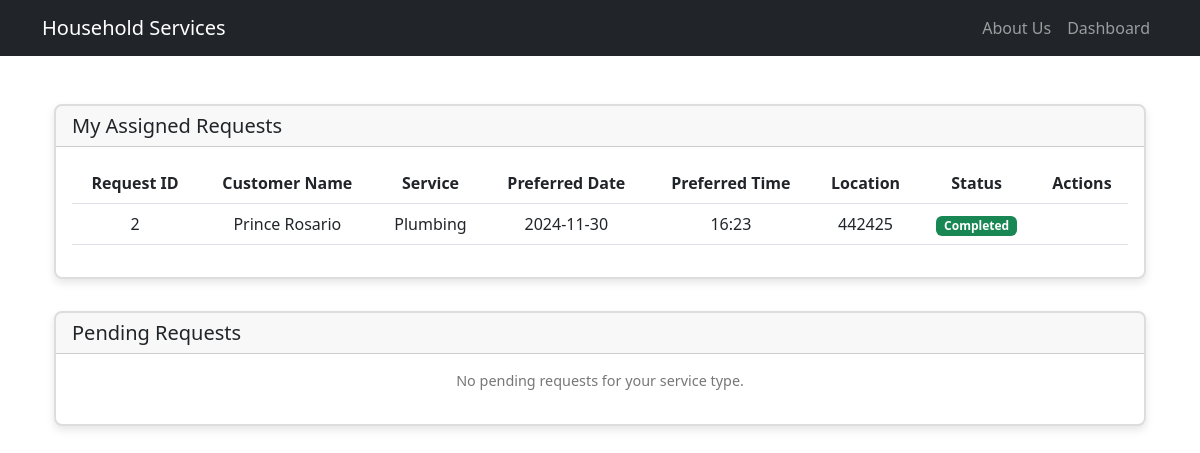
The page /professional/requests (signed in) on the database its author committed.
### model.py (models this page shows, shortened)
class ServiceRequest(db.Model):
    id = db.Column(db.Integer, primary_key=True)
    service_id = db.Column(db.Integer, db.ForeignKey('service.id'), nullable=False)
    customer_id = db.Column(db.Integer, db.ForeignKey('customer.id'), nullable=False)
    professional_id = db.Column(db.Integer, db.ForeignKey('service_professional.id'))
    date_of_request = db.Column(db.DateTime, default=datetime.utcnow, nullable=False)
    date_of_completion = db.Column(db.DateTime)
    status = db.Column(db.String(20), default='requested')  # requested, accepted, in_progress, completed, cancelled
    remarks = db.Column(db.Text)
    rating = db.Column(db.Integer)  # 1-5 rating
    review = db.Column(db.Text)
    service = db.relationship('Service', backref='requests')
    preferred_date = db.Column(db.Date, nullable=False)
    preferred_time = db.Column(db.Time, nullable=False)
    address = db.Column(db.String(200), nullable=False)
    pincode = db.Column(db.String(10), nullable=False)
    description = db.Column(db.Text)
    sub_service_id = db.Column(db.Integer, db.ForeignKey('sub_service.id'))
    sub_service = db.relationship('SubService', backref='requests')

class User(UserMixin, db.Model):
    id = db.Column(db.Integer, primary_key=True)
    username = db.Column(db.String(80), unique=True, nullable=False)
    email = db.Column(db.String(120), unique=True, nullable=False)
    password_hash = db.Column(db.String(128), nullable=False)
    type = db.Column(db.String(50), nullable=False)
    created_at = db.Column(db.DateTime, default=datetime.utcnow)
    updated_at = db.Column(db.DateTime, default=datetime.utcnow, onupdate=datetime.utcnow)
    __mapper_args__ = {
        'polymorphic_identity': 'user',
        'polymorphic_on': type
    }

class Customer(User):
    __tablename__ = 'customer'
    __mapper_args__ = {'polymorphic_identity': 'customer'}
    id = db.Column(db.Integer, db.ForeignKey('user.id'), primary_key=True)
    name = db.Column(db.String(100), nullable=False)  # Changed to 100 to match form
    address = db.Column(db.String(200), nullable=False)  # Made nullable=False to match form requirements
    pincode = db.Column(db.String(10), nullable=False)  # Added pincode field
    phone = db.Column(db.String(20))
    requests = db.relationship('ServiceRequest', backref='customer', lazy='dynamic')
    is_active = db.Column(db.Boolean, default=True)

class Service(db.Model):
    id = db.Column(db.Integer, primary_key=True)
    name = db.Column(db.String(100), nullable=False)
    description = db.Column(db.Text)
    created_at = db.Column(db.DateTime, default=datetime.utcnow)
    is_active = db.Column(db.Boolean, default=True)

### routes.py (the view)
@app.route('/professional/requests')
@login_required
def professional_requests():
    if current_user.type != 'service_professional':
        return redirect(url_for('index'))
    pending_requests = ServiceRequest.query.filter(
        ServiceRequest.status == 'requested',
        ServiceRequest.service_id == current_user.service_type
    ).all()
    my_requests = ServiceRequest.query.filter(
        ServiceRequest.professional_id == current_user.id
    ).all()
    return render_template('professional/requests.html',
                         pending_requests=pending_requests,
                         my_requests=my_requests)

### app.py (called while the page is built)
@login_manager.user_loader
def load_user(user_id):
    return User.query.get(int(user_id))

### templates/professional/requests.html (shortened to what this page needs)
{% extends "main.html" %}
{% block content %}
<div class="container mt-5">
    <div class="card mb-4">
        <div class="card-header">
            <h5 class="card-title mb-0">My Assigned Requests</h5>
        </div>
        <div class="card-body">
            {% if my_requests %}
            <table class="table">
                <thead>
                    <tr>
                        <th>Request ID</th>
                        <th>Customer Name</th>
                        <th>Service</th>
                        <th>Preferred Date</th>
                        <th>Preferred Time</th>
                        <th>Location</th>
                        <th>Status</th>
                        <th>Actions</th>
                    </tr>
                </thead>
                <tbody>
                    {% for request in my_requests %}
                    <tr>
                        <td>{{ request.id }}</td>
                        <td>{{ request.customer.name }}</td>
                        <td>{{ request.service.name }}</td>
                        <td>{{ request.preferred_date.strftime('%Y-%m-%d') }}</td>
                        <td>{{ request.preferred_time.strftime('%H:%M') }}</td>
                        <td>{{ request.pincode }}</td>
                        <td>
                            <span class="badge bg-{{ {
                                'accepted': 'primary',
                                'completed': 'success'
                            }[request.status] }}">
                                {{ request.status.title() }}
                            </span>
                        </td>
                        <td>
                        </td>
                    </tr>
                    {% endfor %}
                </tbody>
            </table>
            {% else %}
            <p class="text-center">No assigned requests.</p>
            {% endif %}
        </div>
    </div>
    <div class="card">
        <div class="card-header">
            <h5 class="card-title mb-0">Pending Requests</h5>
        </div>
        <div class="card-body">
            {% if pending_requests %}
            <table class="table">
                <thead>
                    <tr>
                        <th>Request ID</th>
                        <th>Customer Name</th>
                        <th>Service</th>
                        <th>Preferred Date</th>
                        <th>Preferred Time</th>
                        <th>Location</th>
                        <th>Actions</th>
                    </tr>
                </thead>
                <tbody>
                    {% for request in pending_requests %}
                    <tr>
                        <td>{{ request.id }}</td>
                        <td>{{ request.customer.name }}</td>
                        <td>{{ request.service.name }}</td>
                        <td>{{ request.preferred_date.strftime('%Y-%m-%d') }}</td>
                        <td>{{ request.preferred_time.strftime('%H:%M') }}</td>
                        <td>{{ request.pincode }}</td>
                        <td>
                            <a href="{{ url_for('handle_request', request_id=request.id, action='accept') }}"
                               class="btn btn-sm btn-success">Accept</a>
                        </td>
                    </tr>
                    {% endfor %}
                </tbody>
            </table>
            {% else %}
            <p class="text-center">No pending requests for your service type.</p>
            {% endif %}
        </div>
    </div>
</div>
{% endblock %}

### static/css/style.css (style rules this page uses)
.card { box-shadow: 0 0 10px rgba(0,0,0,0.1); margin-top: 2rem; }
.card-body { padding: 2rem; }
.card { border: 2px solid #ddd; border-radius: 8px; box-shadow: 0 4px 8px rgba(0, 0, 0, 0.1); transition: transform 0.2s, box-shadow 0.2s; overflow: hidden; }
.card-body { padding: 16px; text-align: center; }
.card-body p { font-size: 0.9rem; color: #777; margin-bottom: 16px; }

### rows shown on the page
ServiceRequest: id "2", customer.name "Prince Rosario", service.name "Plumbing", preferred_date "2024-11-30", preferred_time "16:23", pincode "442425", status "Completed"
